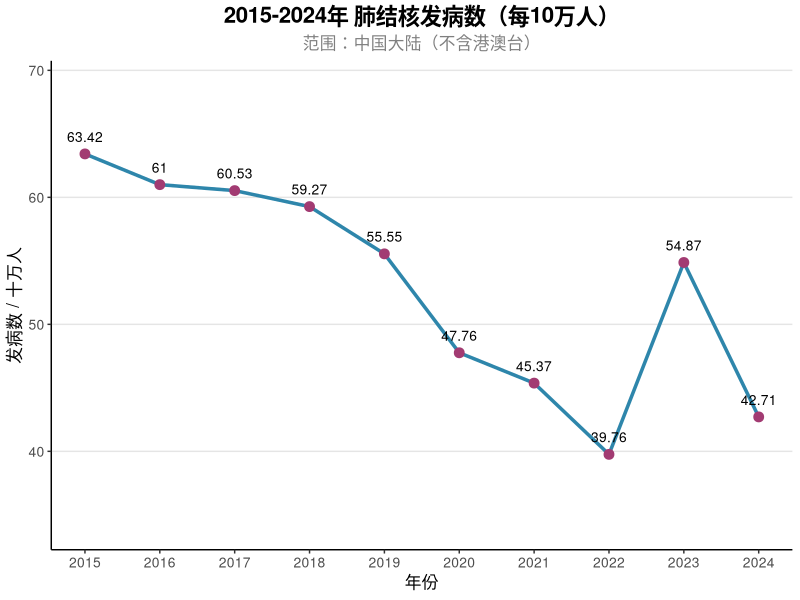

Generate this figure with R: (Note: this script raises an error after producing the figure.)
library(ggplot2)
library(dplyr)
library(tidyr)



# 更改到当前工作路径
setwd("D:\\Software\\GithubDesktop\\DataAnalysisIntro\\Code\\Lec3")



rm(list = ls())
########## 肺结核发病率 /10万
data = c(42.71,54.87,39.76,45.37,47.76,55.55,59.27,60.53,61,63.42)
year = 2024:2015

# 创建数据框（ggplot2需要使用数据框格式）
tb_data <- data.frame(
  Year = year,
  Incidence = data
)

# 使用ggplot2绘图
ggplot(tb_data, aes(x = Year, y = Incidence)) +
  # 添加折线
  geom_line(color = "#2E86AB", linewidth = 1.2) +
  # 添加数据点
  geom_point(color = "#A23B72", size = 3) +
  geom_text(aes(label = Incidence), vjust = -1.2, size = 3.5) + # 在点上方添加数值标签
  # 添加标签和标题
  labs(
    title = "2015-2024年 肺结核发病数（每10万人）",
    subtitle = "范围：中国大陆（不含港澳台）",
    x = "年份",
    y = "发病数 / 十万人",
  ) +
  # 设置x轴刻度为每个年份
  scale_x_continuous(breaks = year) +
  # 设置y轴范围，增加一些边距
  scale_y_continuous(limits = c(floor(min(data))-5, ceiling(max(data))+5)) +
  # 使用经典主题
  theme_classic() +
  # 自定义主题元素
  theme(
    plot.title = element_text(hjust = 0.5, size = 16, face = "bold"), # 标题居中、加粗
    plot.subtitle = element_text(hjust = 0.5, size = 12, color = "gray50"),
    axis.title = element_text(size = 12), # 坐标轴标题大小
    axis.text = element_text(size = 10), # 坐标轴文字大小
    panel.grid.major.y = element_line(color = "grey90") # 添加水平网格线
    
  )

ggsave("./plot/TB_2015_2024.png",width = 6,height = 5,dpi = 300,bg = "white")




############### 卫生健康事业发展统计公报 ######## 
birth_rate = c(111.2, 111.1 ,110.9,110.46 ,110.14)
year = c(2023, 2022,2021,2020,2019 )



boy_data <- data.frame(
  Year = year,
  Boys = birth_rate/(birth_rate+100)
)

# 使用ggplot2绘图
ggplot(boy_data, aes(x = Year, y = Boys)) +
  # 添加折线
  geom_line(color = "#2E86AB", linewidth = 1.2) +
  # 添加数据点
  geom_point(color = "#A23B72", size = 3) +
  geom_text(aes(label = round(Boys,3)), vjust = -1.2, size = 3.5) + # 在点上方添加数值标签
  # 添加标签和标题
  labs(
    title = "2019-2023年 中国出生人口中男性占比 ",
    x = "年份",
    y = "比例"
  ) +
  # 设置x轴刻度为每个年份
  scale_x_continuous(breaks = year) +
  # 设置y轴范围，增加一些边距
  scale_y_continuous(limits = c(0.52,0.53  ) ) +
  # 使用经典主题
  theme_classic() +
  # 自定义主题元素
  theme(
    plot.title = element_text(hjust = 0.5, size = 16, face = "bold"), # 标题居中、加粗
    plot.subtitle = element_text(hjust = 0.5, size = 12, color = "gray50"),
    axis.title = element_text(size = 12), # 坐标轴标题大小
    axis.text = element_text(size = 10), # 坐标轴文字大小
    panel.grid.major.y = element_line(color = "grey90") # 添加水平网格线
    
  )


ggsave("./plot/birth_2019_2023.png",width = 6,height = 5,dpi = 300,bg = "white")


